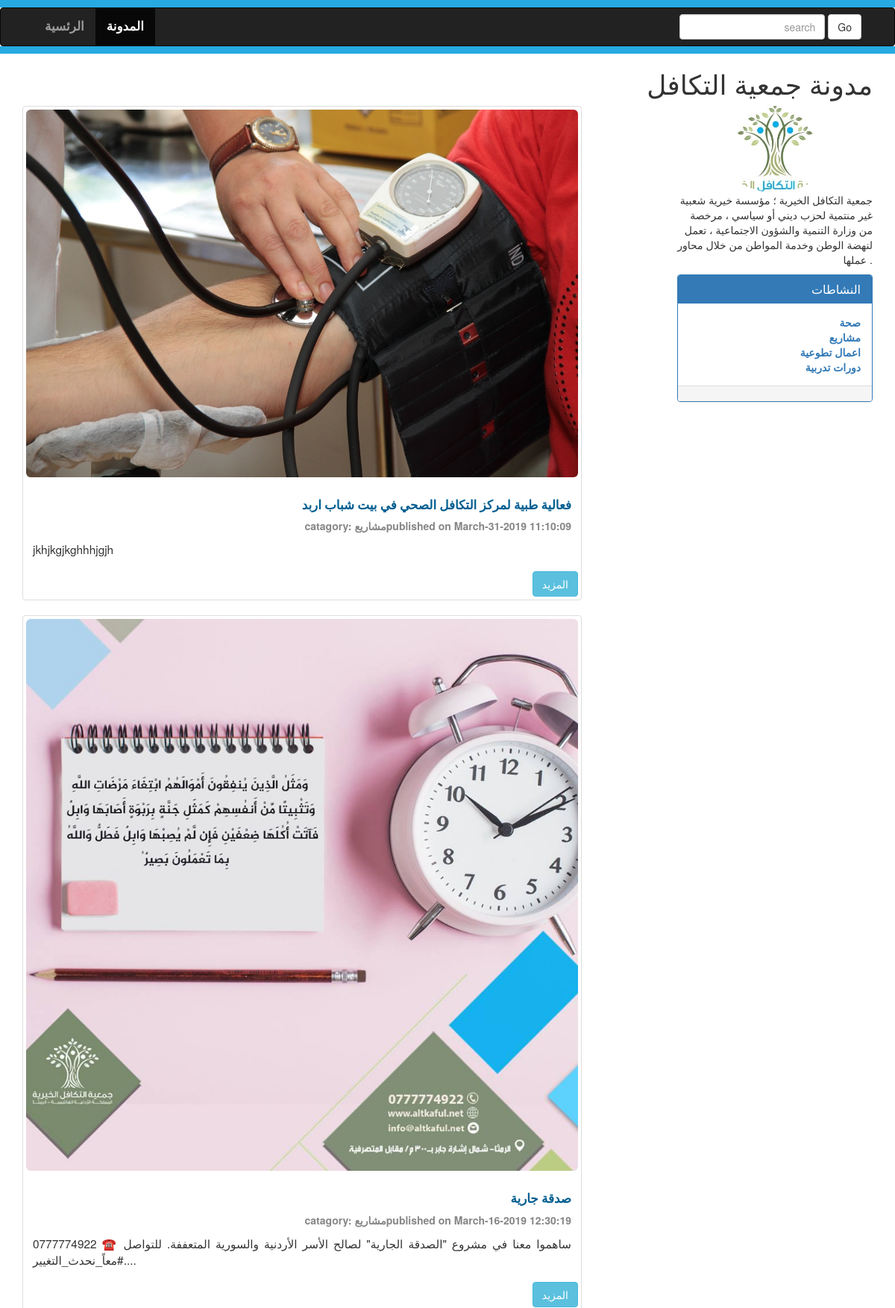
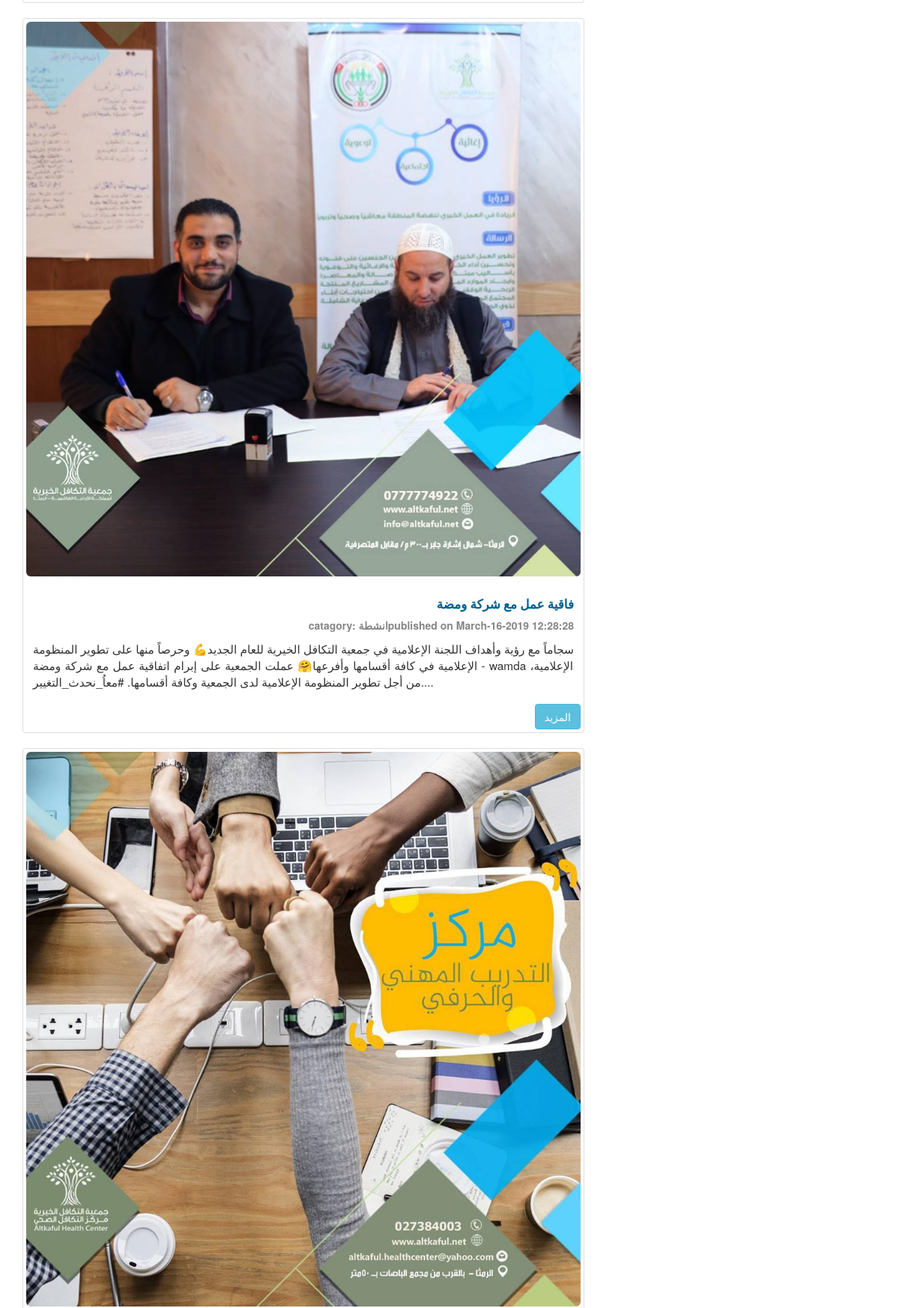
Screenshot of /blog.php (upper part) with the database file from the repository (2 pictures, top to bottom).
### tables this page shows
CREATE TABLE `admin_pannel` (
  `id` int(11) NOT NULL,
  `tittle` varchar(200) NOT NULL,
  `datetime` varchar(50) NOT NULL,
  `category` varchar(100) NOT NULL,
  `author` varchar(100) NOT NULL,
  `image` varchar(200) NOT NULL,
  `post` varchar(10000) NOT NULL
);

CREATE TABLE `category` (
  `id` int(10) NOT NULL,
  `datetime` varchar(50) NOT NULL,
  `Name` varchar(100) NOT NULL,
  `author` varchar(200) NOT NULL
);

### blog.php (the view, shortened to what this page needs)
<?php
include "include/function.php";
?>
<html>
<head>
<link rel="stylesheet" href="css/alaa.css">
<link rel="stylesheet" href="css/blog.css">
<link rel="stylesheet" href="https://maxcdn.bootstrapcdn.com/bootstrap/3.4.0/css/bootstrap.min.css">
<link rel="stylesheet" href="https://use.fontawesome.com/releases/v5.6.3/css/all.css">
</head>
<body>
    <div style="height: 10px; background-color:#27aae1;"></div>
    <nav class="navbar  navbar-inverse" role="navigation">
        <div class="container">
            <div class="collapse navbar-collapse" id="collapse">
                <ul class="nav navbar-nav">
                    <li><a href="index.php">الرئسية</a></li>
                    <li class="active"><a href="blog.php?page=<?php echo $id?>">المدونة</a></li>
                </ul>
                <form action="blog.php" class="navbar-form navbar-right">
                    <div class="form-group">
                        <input type="text" class="form-control" placeholder="search" name="search">
                        <button class="btn btn-default" id="searchbutton" name="searchbutton">Go</button>
                    </div>
                </form>
            </div>
        </div>
    </nav>
    <div style="height: 10px; background-color:#27aae1; margin-top: -20px;"></div>
    <div class="container">
        <div class="blog-header">
            <h1>مدونة جمعية التكافل</h1>
        </div>
        <div class="row">
            <div class="col-sm-8">
                <?php
                           if(isset($_GET['searchbutton']))
                           {
                               $search=$_GET['search'];
                               $ViewQuery="SELECT * from admin_pannel WHERE datetime LIKE '%$search%' OR  tittle LIKE '%$search%'
                                   OR category LIKE '%$search%' or post LIKE '%$search%'; ";
                }
                else
                           {
                           $ViewQuery="SELECT * FROM admin_pannel ORDER BY datetime DESC limit 0,4;";}
                               $EXECUTE= mysqli_query($connection,$ViewQuery);
                           while ($DataRow= mysqli_fetch_array($EXECUTE))
                        {
                            $postid=$DataRow['id'];
                            $title=$DataRow['tittle'];
                             $datetime=$DataRow['datetime'];
                            $Category=$DataRow['category'];
                            $image=$DataRow['image'];
                            $post=$DataRow['post'];
                          ?>
                <div class="thumbnail">
                    <img class="img-responsive img-rounded" src="upload/<?php echo $image;?>">
                    <div class="caption">
                        <h1 class="head" style="color:#005E90;">
                            <?php echo htmlentities($title);?>
                        </h1>
                        <p class="descrption" style="color: #868686; font-weight: bold;  margin-top: -2px;">catagory:
                            <?php echo $Category;?>published on
                            <?php echo $datetime?>
                        </p>
                        <P class="post">
                            <?php if(strlen($post)>150){$post=substr($post,0,550).'...';}
                            echo $post;
                            ?>
                        </P>
                    </div>
                   <a href="fullpost.php?id=<?php echo $postid;?>"><span class= "btn btn-info">المزيد</span></a>
                </div>
                <?php }?>
            </div>
            <div class=" col-sm-offset-1 col-sm-3">
                <img class="img-responsive img-circle imageicon" style="max-width: 150px;margin: 0 auto;display: block;" src="images/logo.jpg">
                <p>جمعية التكافل الخيرية ؛ مؤسسة خيرية شعبية غير منتمية لحزب ديني أو سياسي ، مرخصة من وزارة التنمية والشؤون الاجتماعية ، تعمل لنهضة الوطن وخدمة المواطن من خلال محاور عملها .</p>
                <div class="panel panel-primary">
                    <div class="panel-heading">
                        <h2 class="panel-title">النشاطات</h2>
                    </div>
                    <div class="panel-body">
                        <?php
                   $ViewQuery="SELECT * FROM category ORDER BY datetime desc";
                               $EXECUTE= mysqli_query($connection,$ViewQuery);
                           while ($DataRow= mysqli_fetch_array($EXECUTE))
                        {
                            $Category=$DataRow['Name'];
                           ?>
                        <a href="blog.php?catagory=<?php echo $Category;?>">
                            <span id="heading" style="font-weight: bold; color: 005E90; ">
                                <?php    echo $Category."<br>";?></span>
                        </a>
                        <?php }?>
                    </div>
                    <div class="panel-footer">
                    </div>
                </div>
            </div>
        </div>
    </div>
</body>

### css/alaa.css (style rules this page uses)
* { text-align: right; }
.head { font-weight:bold; font-family: bitter,gerogia,Times,"Times New Roman",serif; font-size: 1.2em; color:#005E90; }
.descrption { color: #868686; font-weight: bold; margin-top: -2px; }
.post { font-size: 1.1em; text-align: justify; }
.imageicon { max-width: 15px; margin: 0 auto; display: block; }

### css/blog.css (style rules this page uses)
.navbar li { font-weight:bold; font-family: bitter,gerogia,Times,"Times New Roman",serif; font-size: 1.2em; }
.head { font-weight:bold; font-family: bitter,gerogia,Times,"Times New Roman",serif; font-size: 1.2em; color:#005E90; }
.descrption { color: #868686; font-weight: bold; margin-top: -2px; }
.imageicon { max-width: 150px; margin: 0 auto; display: block; }

### rows the page displays
admin_pannel: image (picture), tittle "فعالية طبية لمركز التكافل الصحي في بيت شباب اربد", category "مشاريع", datetime "March-31-2019 11:10:09", post "jkhjkgjkghhhjgjh"
admin_pannel: shows a picture, tittle "صدقة جارية", category "مشاريع", datetime "March-16-2019 12:30:19", post "ساهموا معنا في مشروع \"الصدقة الجارية\" لصالح الأسر الأردنية والسورية المتعففة. للتواصل ☎️ 0777774922 #معاً_نحدث_التغيير...."
admin_pannel: shows a picture, tittle "فاقية عمل مع شركة ومضة", category "انشطة", datetime "March-16-2019 12:28:28", post "سجاماً مع رؤية وأهداف اللجنة الإعلامية في جمعية التكافل الخيرية للعام الجديد💪 وحرصاً منها على تطوير المنظومة الإعلامية في كافة أقسامها وأفرعها🤗 عملت الجمعية على إبرام اتفاقية عمل مع شركة ومضة - wamda الإعلامية، من أجل تطوير المنظومة الإعلامية لدى الجمعية وكافة أقسامها. #معاُ_نحدث_التغيير...."
admin_pannel: shows a picture
category: Name "صحة"
category: Name "مشاريع"
category: Name "اعمال تطوعية"
category: Name "دورات تدربية"
